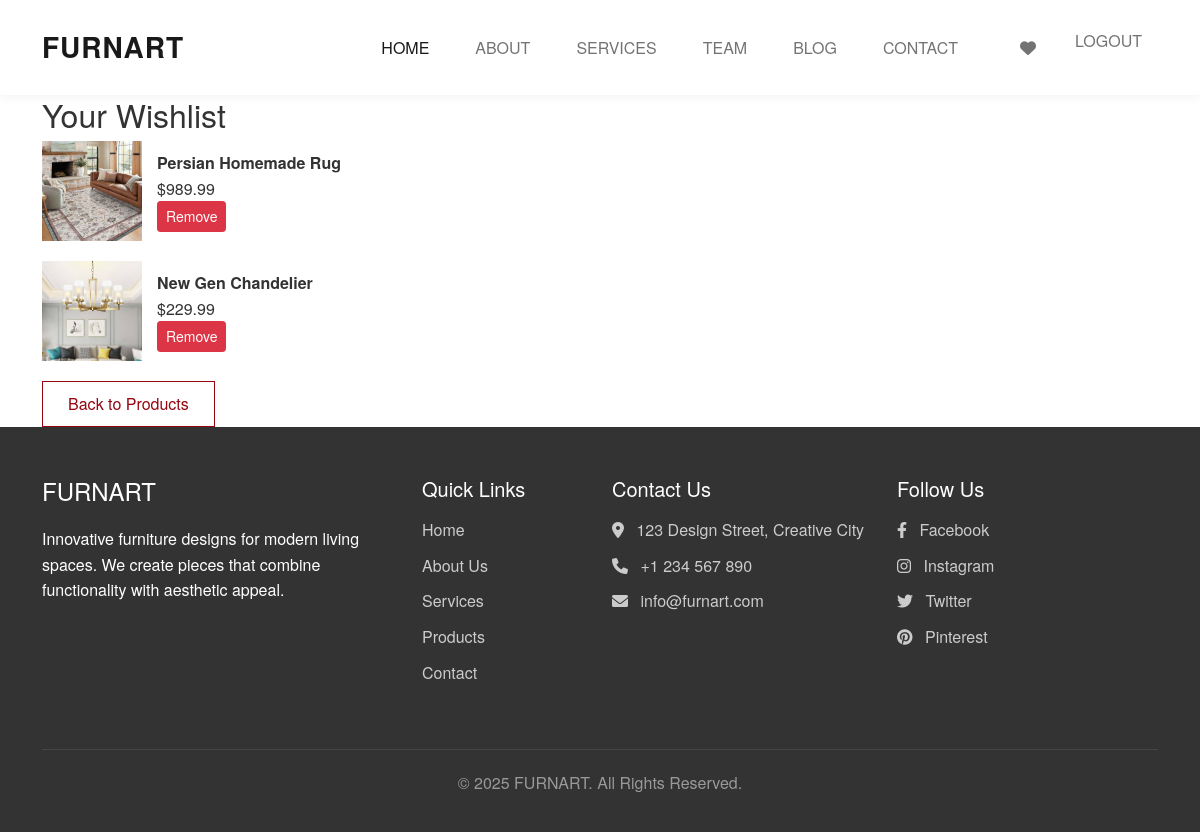
Page /wishlist/ (signed in) on the earlier database version.
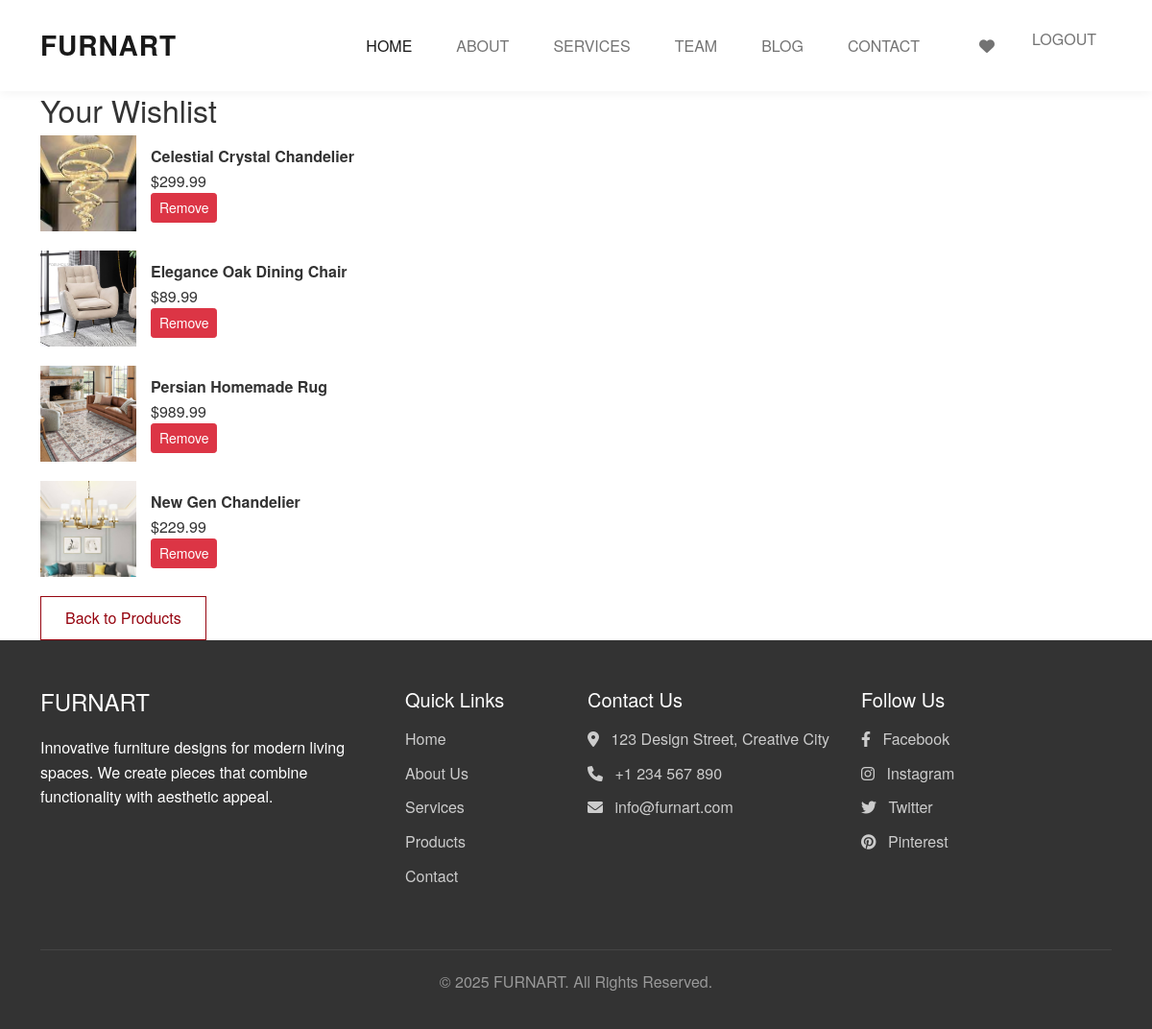
Same page on the later database version.
### ecommerce/models.py (models this page shows, shortened)
class Wishlist(models.Model):
    user=models.ForeignKey(User,on_delete=models.CASCADE,related_name='whishlist_items')
    product=models.ForeignKey(Product,on_delete=models.CASCADE)
    added_on=models.DateTimeField(auto_now_add=True)
    class Meta:
        unique_together=('user','product')
        ordering= ['-added_on']

class Product(models.Model):
    name=models.CharField(max_length=200)
    price=models.DecimalField(max_digits=10,decimal_places=2)
    description=models.TextField()
    image=models.ImageField(upload_to=product_image_path,null=True,blank=True)
    category=models.ForeignKey(Category,on_delete=models.CASCADE)
    created_by=models.ForeignKey(User,on_delete=models.SET_NULL,null=True,related_name='products_created')
    created_at=models.DateTimeField(auto_now_add=True)
    updated_at=models.DateTimeField(auto_now=True)

### ecommerce/views.py (the view)
# urls.py: path('wishlist/', views.wishlist_view, name='wishlist_view'),
def wishlist_view(request):
    if not request.user.is_authenticated:
        return redirect('login')
    wishlist_items = Wishlist.objects.filter(user=request.user).select_related('product')
    return render(request, 'ecommerce/wishlist.html', {'wishlist_items': wishlist_items})

### templates/ecommerce/wishlist.html (shortened to what this page needs)
{% extends 'ecommerce/base.html' %}
{% load static %}
{% block content %}
<div class="container">
    <h2>Your Wishlist</h2>
    <ul style="list-style: none; padding: 0;">
        {% for item in wishlist_items %}
            <li style="margin-bottom: 20px; display: flex; align-items: center;">
                {% if item.product.image %}
                    <img src="{{ item.product.image.url }}" alt="{{ item.product.name }}" width="100" height="100" style="object-fit: cover; margin-right: 15px;">
                {% else %}
                    <img src="{% static 'ecommerce/default-image.jpg' %}" alt="No image" width="100" height="100" style="object-fit: cover; margin-right: 15px;">
                {% endif %}
                <div>
                    <strong>{{ item.product.name }}</strong><br>
                    <span>${{ item.product.price }}</span><br>
                    <form method="post" action="{% url 'remove_from_wishlist' item.id %}" style="display:inline;">
                        <button type="submit" class="btn btn-danger btn-sm">Remove</button>
                    </form>
                </div>
            </li>
        {% empty %}
            <li>No items in your wishlist yet.</li>
        {% endfor %}
    </ul>
    <a href="{% url 'product_list' %}" class="btn btn-secondary">Back to Products</a>
</div>
{% endblock %}

Differences in the rows shown:
added Wishlist: product.image (picture), product.name "Celestial Crystal Chandelier", product.price "299.99"
added Wishlist: product.image (picture), product.name "Elegance Oak Dining Chair", product.price "89.99"
